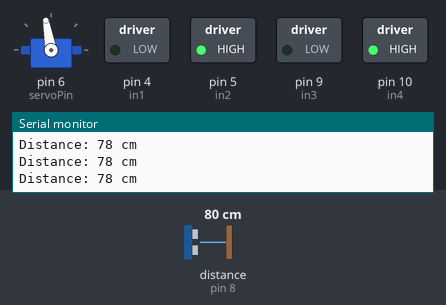
Recording of a sketch running on a simulated Arduino Uno, built with avr-gcc and run on an emulated ATmega328P. On the bench: servo, switched loads named in the sketch (green lamp = pin HIGH), the last lines printed to the serial monitor. Wiring (inferred from the names in the program): ultrasonic range finder: trigger pin 7; echo pin 8. The inputs (shaded band) are chosen by the test bench; at power-on: distance to the obstacle (sensor on pin 8) 80 cm. The echo pulse lasts 58.3 µs per cm; random numbers use the default seed unless the sketch sets one; pins used as bus, display or sensor lines are not drawn.

Above: at 1.2 s.
1.3 s: distance to the obstacle (sensor on pin 8) set to 18 cm
At 1.43 s:
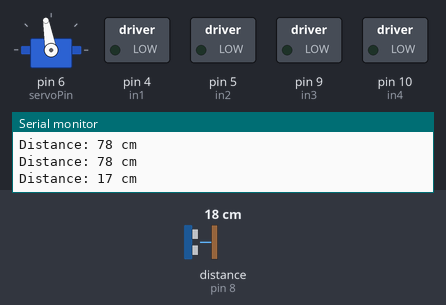
3.0 s: distance to the obstacle (sensor on pin 8) set to 14 cm
At 6.5 s:
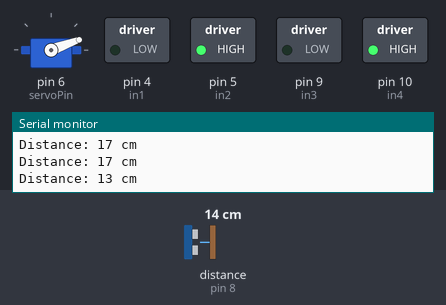
At 9.8 s:
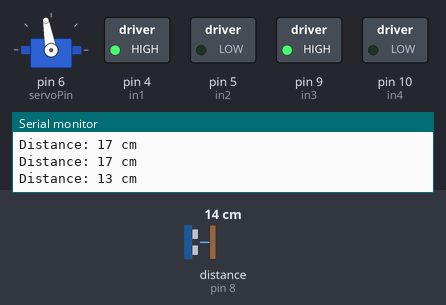
Timing chart, 0 to 45.3 s (numbered marks = the images above; inputs shaded):
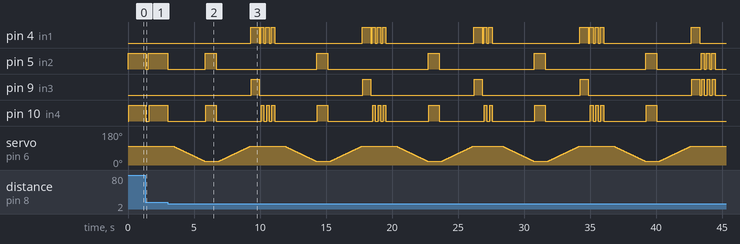

The sketch:

RobotCleanerProject.ino
```cpp
// ---------------------------------------------------------------- //
// Arduino Jeep Bot - Robot Cleaner
// Drives for 5s, stops, spins in place for 5s, and repeats until
// an object is found (up to 30 cm). Approaches it, and at 15 cm
// lowers the shovel to collect.
// The shovel stays up by default and only lowers during collection.
// ---------------------------------------------------------------- //

#include <Servo.h>

// ----------------------------- PINS ----------------------------- //
int echoPin  = 8;   // D8  -> HC-SR04 Echo (sensor facing FORWARD)
int trigPin  = 7;   // D7  -> HC-SR04 Trig
int in1      = 4;   // Motor A - Pin 1
int in2      = 5;   // Motor A - Pin 2
int in3      = 9;   // Motor B - Pin 1
int in4      = 10;  // Motor B - Pin 2
int servoPin = 6;   // D6  -> Shovel servo signal

// ------------------- SETTINGS (calibrate on robot) -------------- //
const int SHOVEL_UP   = 100;  // Shovel angle up (raised) - default position
const int SHOVEL_DOWN = 20;   // Shovel angle down (touching the floor)

const int DETECT_DIST = 30;   // cm: sees object up to here -> moves towards it
const int PICKUP_DIST = 15;   // cm: got close -> lowers shovel and collects

const unsigned long WANDER_TIME    = 5000; // ms driving straight before stopping and spinning

// ---- LOW POWER MODE (weak 9V battery): slower and smoother ----
// With low voltage, motors move less per millisecond, so times are longer.
const unsigned long SPIN_TIME = 5000; // ms (real time clock) spinning in place searching for object
const int SPIN_STEP_MS   = 200; // ms per spin "step" (larger pulse overcomes friction)
const int SPIN_SETTLE_MS = 150; // ms stopped after each step (voltage recovers + stable reading)

const int PUSH_MS = 800;        // ms moving forward with shovel down (0 = just lowering is enough)
const int BACK_MS = 600;        // ms reversing after lifting shovel with trash

const int STAGGER_MS     = 50;  // ms between turning on motor A and B (prevents simultaneous current spike)
const int SHOVEL_STEP_MS = 30;  // ms per servo degree (15 = fast, 30 = smooth and draws less peak current)

// ---------------------------- VARIABLES -------------------------- //
Servo shovel;
int shovelAngle = SHOVEL_UP;

long duration;
int distance;

enum State { WANDER, SCAN, APPROACH };
State state = WANDER;
unsigned long stateStart = 0;  // When the current state started (ms)
int scanDir = 0;               // 0 = left, 1 = right

// ------------------------------ SETUP ---------------------------- //
void setup() {
  pinMode(trigPin, OUTPUT);
  pinMode(echoPin, INPUT);
  pinMode(in1, OUTPUT);
  pinMode(in2, OUTPUT);
  pinMode(in3, OUTPUT);
  pinMode(in4, OUTPUT);

  shovel.attach(servoPin);
  shovel.write(SHOVEL_UP);    // Shovel starts (and stays) up

  randomSeed(analogRead(A0)); // A0 floating = noise = different seed on every boot
  stateStart = millis();

  Serial.begin(9600);
}

// ------------------------------ LOOP ----------------------------- //
void loop() {
  distance = readDistance();

  Serial.print("Distance: ");
  Serial.print(distance);
  Serial.println(" cm");

  if (distance <= DETECT_DIST) {
    // 1. Spotted something up to 30 cm for the first time: stop and confirm reading
    if (state != APPROACH) {
      stopMotors();
      delay(SPIN_SETTLE_MS);
      if (readStableDistance() <= DETECT_DIST) {
        state = APPROACH;     // Confirmed: it is an object
      }
      // If not confirmed, it was a false alarm: proceed with normal search below
    }

    // 2. Approaching: drive until reaching 15 cm
    if (state == APPROACH) {
      if (distance <= PICKUP_DIST) {
        stopMotors();
        delay(SPIN_SETTLE_MS);
        if (readStableDistance() <= PICKUP_DIST) {
          pickUpTrash();      // Arrived: lower shovel and collect
          return;
        }
      }
      forward();
      delay(30);
      return;
    }
  } else if (state == APPROACH) {
    // Lost sight of the object during approach: resume spinning search
    stopMotors();
    state = SCAN;
    stateStart = millis();   // Start counting 5s spin time
    scanDir = random(2);
  }

  // 3. Nothing in sight: drive 5s, stop and spin 5s in place, repeat
  if (state == WANDER) {
    forward();
    if (millis() - stateStart >= WANDER_TIME) {
      stopMotors();
      delay(SPIN_SETTLE_MS);
      state = SCAN;
      stateStart = millis();  // Start counting 5s spin time
      scanDir = random(2);    // Randomize sweep direction
    }
    delay(30);
  } else {
    scanStep();
  }
}

// ------------------------ SENSOR READING ------------------------- //
int readDistance() {
  digitalWrite(trigPin, LOW);
  delayMicroseconds(2);
  digitalWrite(trigPin, HIGH);
  delayMicroseconds(10);
  digitalWrite(trigPin, LOW);

  // 25000 us timeout (~4m) to avoid the 804 cm bug
  duration = pulseIn(echoPin, HIGH, 25000);

  if (duration == 0) {
    return 999; // Nothing read = path completely clear
  }
  return duration * 0.034 / 2;
}

// Reads 3 times and returns the middle value (ignores glitchy readings)
int readStableDistance() {
  int a = readDistance();
  delay(30);
  int b = readDistance();
  delay(30);
  int c = readDistance();

  if ((a >= b && a <= c) || (a <= b && a >= c)) return a;
  if ((b >= a && b <= c) || (b <= a && b >= c)) return b;
  return c;
}

// ---------------------- SPIN IN PLACE ---------------------------- //
// A single spin step: turns on, stops, and waits to settle.
// (This way the sensor reads while the robot is stopped, making turns more predictable.)
void spinStep(int dir) {
  if (dir == 0) {
    turnLeft();
  } else {
    turnRight();
  }
  delay(SPIN_STEP_MS);
  stopMotors();
  delay(SPIN_SETTLE_MS);
}

// Spins in steps until completing "ms" of active time
void spinInPlace(unsigned long ms, int dir) {
  unsigned long spun = 0;
  while (spun < ms) {
    spinStep(dir);
    spun += SPIN_STEP_MS;
  }
}

// Sweep: one step per loop() iteration; loop() reads the sensor between steps
void scanStep() {
  spinStep(scanDir);

  // Spun for 5s without finding anything: resume driving straight for 5s
  if (millis() - stateStart >= SPIN_TIME) {
    state = WANDER;
    stateStart = millis();
  }
}

// ------------------------- TRASH COLLECTION ---------------------- //
void pickUpTrash() {
  stopMotors();
  delay(200);

  moveShovel(SHOVEL_DOWN);   // 1. Lower shovel only now (motors stopped)

  forward();                 // 2. Move forward slightly to push object into the shovel
  delay(PUSH_MS);
  stopMotors();
  delay(200);

  moveShovel(SHOVEL_UP);     // 3. Return shovel back up with the trash

  backward();                // 4. Reverse to back away
  delay(BACK_MS);
  stopMotors();
  delay(100);

  // 5. Turn a random angle (in place) and restart the search cycle
  spinInPlace(random(300, 900), random(2));
  state = WANDER;
  stateStart = millis();
}

// Moves the servo slowly (1 degree at a time) to prevent jerking and high current draw
void moveShovel(int target) {
  while (shovelAngle != target) {
    if (target > shovelAngle) {
      shovelAngle++;
    } else {
      shovelAngle--;
    }
    shovel.write(shovelAngle);
    delay(SHOVEL_STEP_MS);
  }
}

// ----------------------------- MOTORS --------------------------- //
// If any movement is reversed, swap HIGH/LOW (or motor wires) here.
// Staggered startup: turns on motor A, waits a bit, then turns on motor B,
// preventing both from pulling a current spike at the exact same time (weak battery friendly).
// The robot always STOPS before changing direction (no direct reversal = no extra peak current).

int lastA = 0;   // Last motor A command: 1 = forward, -1 = backward, 0 = stopped
int lastB = 0;   // Last motor B command

void motorA(int dir) {
  if (dir == 1)       { digitalWrite(in1, LOW);  digitalWrite(in2, HIGH); }
  else if (dir == -1) { digitalWrite(in1, HIGH); digitalWrite(in2, LOW);  }
  else                { digitalWrite(in1, LOW);  digitalWrite(in2, LOW);  }
}

void motorB(int dir) {
  if (dir == 1)       { digitalWrite(in3, LOW);  digitalWrite(in4, HIGH); }
  else if (dir == -1) { digitalWrite(in3, HIGH); digitalWrite(in4, LOW);  }
  else                { digitalWrite(in3, LOW);  digitalWrite(in4, LOW);  }
}

void drive(int a, int b) {
  if (a == lastA && b == lastB) return;          // Already in this state: do nothing
  motorA(a);
  if (b != 0 && lastB == 0) delay(STAGGER_MS);   // B was stopped: wait before turning on
  motorB(b);
  lastA = a;
  lastB = b;
}

void forward()    { drive( 1,  1); }
void backward()   { drive(-1, -1); }
void turnLeft()   { drive(-1,  1); }   // A backward, B forward (spins in place)
void turnRight()  { drive( 1, -1); }   // A forward, B backward (spins in place)
void stopMotors() { drive( 0,  0); }
```

Measured:
- the behaviour switches between 17 and 16 cm on distance to the obstacle (sensor on pin 8) (found by bisection; images 1 and 2)
- after the input at 1.3 s, pin 5 (in2): HIGH → LOW at once, → HIGH 0.21 s later; pin 10 (in4): HIGH → LOW at once, → HIGH 0.26 s later
- after the input at 3.0 s, pin 4 (in1): LOW → HIGH after 6.3 s, → LOW 0.65 s later, → HIGH 0.10 s later, → LOW 0.25 s later, … (32 changes in this stretch); pin 5 (in2): HIGH → LOW at once, → HIGH 2.8 s later, → LOW 0.85 s later, → HIGH 7.6 s later, … (17 changes in this stretch)
